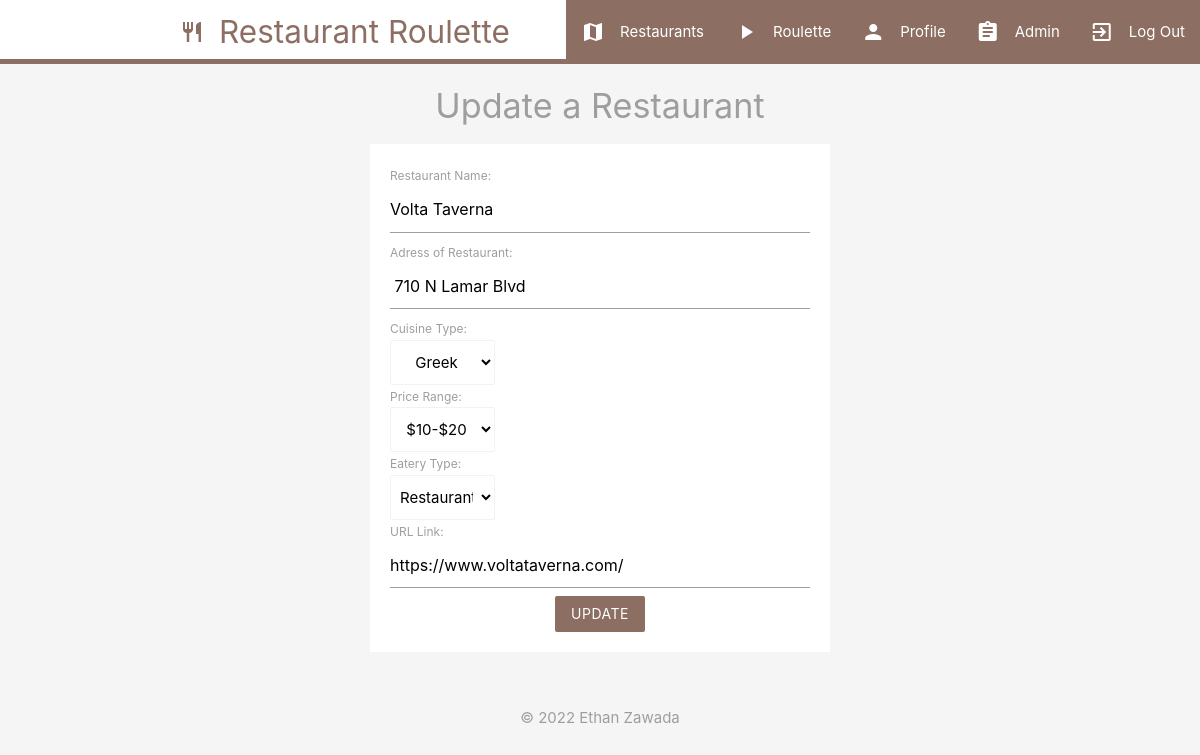
The app's page /update.php?update_id=2 (signed in) with its own data.
### tables this page shows
CREATE TABLE `restaurants` (
  `restaurant_id` int(11) NOT NULL AUTO_INCREMENT,
  `restaurant_name` varchar(255) NOT NULL,
  `location` varchar(255) NOT NULL,
  `cuisine_id` int(11) NOT NULL,
  `price_id` int(11) NOT NULL,
  `eatery_id` int(11) NOT NULL,
  `website_link` varchar(255) NOT NULL,
  PRIMARY KEY (`restaurant_id`),
  KEY `cuisine_id` (`cuisine_id`),
  KEY `price_id` (`price_id`),
  KEY `eatery_id` (`eatery_id`),
  CONSTRAINT `restaurants_ibfk_1` FOREIGN KEY (`cuisine_id`) REFERENCES `cuisines` (`cuisine_id`),
  CONSTRAINT `restaurants_ibfk_2` FOREIGN KEY (`price_id`) REFERENCES `prices` (`price_id`),
  CONSTRAINT `restaurants_ibfk_3` FOREIGN KEY (`eatery_id`) REFERENCES `eaterytype` (`eatery_id`)
);

CREATE TABLE `cuisines` (
  `cuisine_id` int(11) NOT NULL AUTO_INCREMENT,
  `cuisine_name` varchar(255) NOT NULL,
  PRIMARY KEY (`cuisine_id`)
);

CREATE TABLE `prices` (
  `price_id` int(11) NOT NULL AUTO_INCREMENT,
  `price_range` varchar(255) NOT NULL,
  PRIMARY KEY (`price_id`)
);

CREATE TABLE `eaterytype` (
  `eatery_id` int(11) NOT NULL AUTO_INCREMENT,
  `eatery_name` varchar(255) NOT NULL,
  PRIMARY KEY (`eatery_id`)
);

### update.php (the view, shortened to what this page needs)
<?php
$restaurant_id = $_GET['update_id'];
$sql = "SELECT * FROM restaurants LEFT JOIN cuisines ON (restaurants.cuisine_id = cuisines.cuisine_id)
        LEFT JOIN prices ON (restaurants.price_id = prices.price_id) LEFT JOIN eaterytype ON (restaurants.eatery_id = eaterytype.eatery_id)
         WHERE restaurant_id = $restaurant_id";
$result = mysqli_query($conn, $sql);
$row = mysqli_fetch_assoc($result);
$restaurant_name = $row['restaurant_name'];
$location = $row['location'];
$cuisine_id = $row['cuisine_id'];
$cuisine_name = $row['cuisine_name'];
$price_id = $row['price_id'];
$price_range = $row['price_range'];
$eatery_id = $row['eatery_id'];
$eatery_name = $row['eatery_name'];
$website_link = $row['website_link'];
?>
<!DOCTYPE html>
<html lang="en">
<?php include('templates/header.php'); ?>
<div class="container">
    <div class="row">
        <section class="grey-text">
            <h4 class="center">Update a Restaurant</h4>
            <form method="POST" class="white adminForm" autocomplete="off">
                <label>Restaurant Name:</label>
                <input type="text" name="restaurant_name" value="<?php echo htmlspecialchars("$restaurant_name"); ?>">
                <label>Adress of Restaurant:</label>
                <input type="text" name="location" value="<?php echo htmlspecialchars($location); ?>">
                <label for="cuisine_id">Cuisine Type:</label>
                <select class="center" name="cuisine_id" id="cuisine_id" value="<?php echo htmlspecialchars($cuisine_id); ?>">
                    <option value="<?php echo htmlspecialchars($cuisine_id); ?>"><?php echo htmlspecialchars($cuisine_name); ?></option>
                </select>
                <label for="price_id">Price Range:</label>
                <select class="center" name="price_id" id="price_id" value="<?php echo htmlspecialchars($price_id); ?>">
                    <option value="<?php echo htmlspecialchars($price_id); ?>"><?php echo htmlspecialchars($price_range); ?></option>
                </select>
                <label for="eatery_id">Eatery Type:</label>
                <select class="center" name="eatery_id" id="eatery_id" value="<?php echo htmlspecialchars($eatery_id); ?>">
                    <option value="<?php echo htmlspecialchars($eatery_id); ?>"><?php echo htmlspecialchars($eatery_name); ?></option>
                </select>
                <label>URL Link:</label>
                <input type="text" name="website_link" value="<?php echo htmlspecialchars("$website_link"); ?>">
                <div class="center">
                    <button class="btn center-align brand z-depth-0" name="submit">Update</button>
                </div>
            </form>
        </section>
    </div>
</div>
<?php include('templates/footer.php'); ?>
</html>

### templates/header.php (style rules this page uses)
.brand { background: #8d6e63 !important; }
form { max-width: 460px; margin: 20px auto; padding: 20px; }
select { display: block; width: 25%; }

### records on screen
restaurants: restaurant_name "Volta Taverna", location "710 N Lamar Blvd", cuisine_id "Greek", price_id "$10-$20", eatery_id "Restaurant", website_link "https://www.voltataverna.com/"
